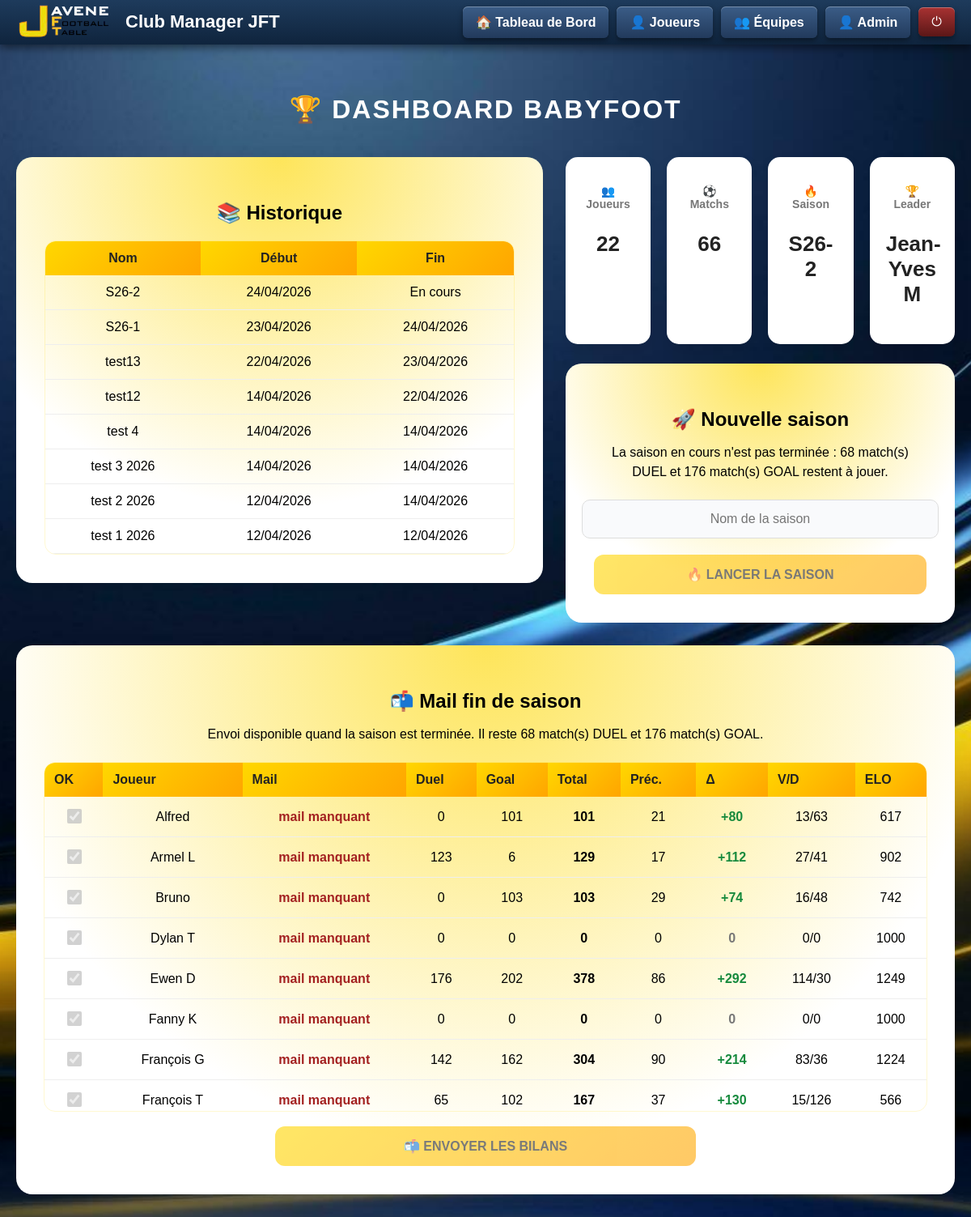
The page /admin/season on the database its author committed.
### app.py (models this page shows)
class Season(db.Model):
    id = db.Column(db.Integer, primary_key=True)
    name = db.Column(db.String(100))
    active = db.Column(db.Boolean, default=True)
    date_start = db.Column(db.DateTime, default=datetime.datetime.utcnow)
    date_end = db.Column(db.DateTime)

class Player(db.Model):
    id = db.Column(db.Integer, primary_key=True)
    name = db.Column(db.String(100))
    mail = db.Column(db.String(200))
    photo = db.Column(db.String(200), default="/static/img/default.png")
    sexe = db.Column(db.String(1), default="M")
    actif = db.Column(db.Boolean, default=True)
    team = db.Column(db.String(1))  # "A", "B" ou NULL
    force_team_b = db.Column(db.Boolean, default=False)
    card_background = db.Column(db.String(200))
    card_video = db.Column(db.String(200), nullable=True)
    duel = db.Column(db.Integer, default=0)
    goal = db.Column(db.Integer, default=0)
    goal_won = db.Column(db.Integer, default=0)
    matches = db.Column(db.Integer, default=0)
    matches_duel = db.Column(db.Integer, default=0)
    matches_goal = db.Column(db.Integer, default=0)
    wins = db.Column(db.Integer, default=0)
    losses = db.Column(db.Integer, default=0)
    elo = db.Column(db.Integer, default=1000)
    membre_club = db.Column(db.Boolean, default=True)
    interclub = db.Column(db.Boolean, default=False)
    interclub_wins = db.Column(db.Integer, default=0)
    atelier_duel = db.Column(db.Boolean, default=True)
    atelier_goal = db.Column(db.Boolean, default=True)
    external_club = db.Column(db.String(100))
    club_logo = db.Column(db.String(200))
    dette = db.Column(db.Float, default=0)
    chbb = db.Column(db.Boolean, default=False)
    chbb_count = db.Column(db.Integer, default=3)
    chbb_date1 = db.Column(db.String(50))
    chbb_date2 = db.Column(db.String(50))
    chbb_date3 = db.Column(db.String(50))

### app.py (the view)
@app.route("/admin/season")
def admin_season():
    seasons = Season.query.order_by(Season.date_start.desc()).all()
    current = Season.query.filter_by(active=True).first()
    players = Player.query.filter_by(membre_club=True, actif=True).all()
    matches = Match.query.filter_by(season_id=current.id).all() if current else []
    top_elo = (
        Player.query
        .filter_by(membre_club=True, actif=True)
        .order_by(Player.elo.desc())
        .first()
    )
    remaining_matches, duel_remaining, goal_remaining = get_remaining_matches_for_season(current)
    season_mail_rows = build_season_mail_rows()
    can_send_season_mails = bool(current) and not remaining_matches
    return render_template(
        "admin_season.html",
        seasons=seasons,
        current_season=current,
        players=players,
        matches=matches,
        top_elo=top_elo,
        remaining_matches=remaining_matches,
        duel_remaining=duel_remaining,
        goal_remaining=goal_remaining,
        season_mail_rows=season_mail_rows,
        can_send_season_mails=can_send_season_mails
    )

### app.py (called while the page is built)
def get_played_pairs_for_season(season):
    if not season:
        return set()
    matches = Match.query.filter_by(season_id=season.id).all()
    return {
        (min(m.playerA_id, m.playerB_id), max(m.playerA_id, m.playerB_id), m.type)
        for m in matches
        if m.playerA_id and m.playerB_id
    }

def get_latest_previous_stat(player_id):
    return (
        PlayerSeasonStats.query
        .filter_by(player_id=player_id)
        .order_by(PlayerSeasonStats.season_id.desc())
        .first()
    )

@app.after_request
def add_header(response):
    response.headers["Cache-Control"] = "no-store"
    return response

### templates/admin_season.html
{% extends "base.html" %}
{% block content %}
<div class="admin-container">
    <h1>🏆 Dashboard Babyfoot</h1>
    <div class="season-layout">
        <div class="season-column season-column-left">
            <div class="fut-card">
                <h2>📚 Historique</h2>
                <div class="season-table-scroll">
                    <table class="admin-table">
                        <thead>
                            <tr>
                                <th>Nom</th>
                                <th>Début</th>
                                <th>Fin</th>
                            </tr>
                        </thead>
                        <tbody>
                            {% for s in seasons %}
                            <tr>
                                <td>{{ s.name }}</td>
                                <td>{{ s.date_start.strftime('%d/%m/%Y') }}</td>
                                <td>
                                    {% if s.date_end %}
                                        {{ s.date_end.strftime('%d/%m/%Y') }}
                                    {% else %}
                                        En cours
                                    {% endif %}
                                </td>
                            </tr>
                            {% endfor %}
                        </tbody>
                    </table>
                </div>
            </div>
        </div>
        <div class="season-column season-column-right">
            <div class="dashboard-grid">
                <div class="stat-card">
                    <h3>👥 Joueurs</h3>
                    <p>{{ players|length }}</p>
                </div>
                <div class="stat-card">
                    <h3>⚽ Matchs</h3>
                    <p>{{ matches|length }}</p>
                </div>
                <div class="stat-card">
                    <h3>🔥 Saison</h3>
                    <p>{{ current_season.name if current_season else "Aucune" }}</p>
                </div>
                <div class="stat-card">
                    <h3>🏆 Leader</h3>
                    <p>{{ top_elo.name if top_elo else "-" }}</p>
                </div>
            </div>
            <div class="fut-card">
                <h2>🚀 Nouvelle saison</h2>
                {% if current_season and remaining_matches %}
                <p class="season-message">
                    La saison en cours n'est pas terminée :
                    {{ duel_remaining|length }} match(s) DUEL et
                    {{ goal_remaining|length }} match(s) GOAL restent à jouer.
                </p>
                {% else %}
                <p class="season-message">Créer une nouvelle saison remet à zéro les stats, classements, historiques et le graphe ELO de la saison courante.</p>
                {% endif %}
                <form method="POST"
                      action="/admin/season/new"
                      class="season-form"
                      onsubmit="return confirm('⚠️ Reset total. Continuer ?')">
                    <input type="text" name="name" placeholder="Nom de la saison" required>
                    <button class="btn-fut" {% if current_season and remaining_matches %}disabled{% endif %}>
                        🔥 Lancer la saison
                    </button>
                </form>
            </div>
        </div>
    </div>
    <div class="fut-card season-mail-card">
        <h2>📬 Mail fin de saison</h2>
        {% if current_season and remaining_matches %}
        <p class="season-message">
            Envoi disponible quand la saison est terminée.
            Il reste {{ duel_remaining|length }} match(s) DUEL et {{ goal_remaining|length }} match(s) GOAL.
        </p>
        {% else %}
        <p class="season-message">
            Les joueurs cochés recevront un bilan personnalisé avec comparaison à la saison précédente.
        </p>
        {% endif %}
        <form method="POST"
              action="/admin/season/send-mails"
              class="season-mail-form"
              onsubmit="return confirm('Envoyer les bilans de saison aux joueurs sélectionnés ?')">
            <div class="season-mail-table-scroll">
                <table class="admin-table season-mail-table">
                    <thead>
                        <tr>
                            <th>OK</th>
                            <th>Joueur</th>
                            <th>Mail</th>
                            <th>Duel</th>
                            <th>Goal</th>
                            <th>Total</th>
                            <th>Préc.</th>
                            <th>Δ</th>
                            <th>V/D</th>
                            <th>ELO</th>
                        </tr>
                    </thead>
                    <tbody>
                        {% for row in season_mail_rows %}
                        <tr>
                            <td>
                                <input type="checkbox"
                                       name="player_ids"
                                       value="{{ row.player.id }}"
                                       checked
                                       {% if not row.has_mail %}disabled{% endif %}>
                            </td>
                            <td>{{ row.player.name }}</td>
                            <td>
                                {% if row.player.mail %}
                                {{ row.player.mail }}
                                {% else %}
                                <span class="mail-missing">mail manquant</span>
                                {% endif %}
                            </td>
                            <td>{{ row.current.duel }}</td>
                            <td>{{ row.current.goal }}</td>
                            <td><b>{{ row.current.total }}</b></td>
                            <td>{{ row.previous.total }}</td>
                            <td class="{% if row.delta_total > 0 %}delta-up{% elif row.delta_total < 0 %}delta-down{% else %}delta-flat{% endif %}">
                                {% if row.delta_total > 0 %}+{% endif %}{{ row.delta_total }}
                            </td>
                            <td>{{ row.current.wins }}/{{ row.current.losses }}</td>
                            <td>{{ row.current.elo }}</td>
                        </tr>
                        {% endfor %}
                    </tbody>
                </table>
            </div>
            <button class="btn-fut btn-mail" {% if not can_send_season_mails %}disabled{% endif %}>
                📬 Envoyer les bilans
            </button>
        </form>
    </div>
</div>
{% endblock %}

### static/css/style.css (style rules this page uses)
body { margin: 0; font-family: Arial; }
.fut-card { position: relative; width: 280px; font-family: Arial; text-align: center; color: black; }

### static/css/admin_season.css (style rules this page uses)
body.admin_season { margin: 0; background-image: url("/static/img/background/background-12.png"); background-size: cover; background-position: center; background-repeat: no-repeat; background-attachment: fixed; min-height: 100vh; font-family: 'Poppins', sans-serif; color: #222; }
.admin-container { margin: auto; padding: 40px 20px; width: min(100%, 1480px); box-sizing: border-box; }
.season-layout { display: grid; grid-template-columns: minmax(0, 1.15fr) minmax(360px, 0.85fr); gap: 28px; align-items: start; }
.season-column { display: flex; flex-direction: column; gap: 24px; }
.season-column-right { min-width: 0; }
.dashboard-grid { display: grid; grid-auto-flow: column; gap: 20px; width: 100%; }
.stat-card { background: #fff; border-radius: 15px; padding: 20px; text-align: center; box-shadow: 0 10px 20px rgba(0,0,0,0.08); transition: 0.3s; position: relative; overflow: hidden; }
.stat-card::before { content: ""; position: absolute; inset: 0; background: radial-gradient(circle at top, rgba(255,215,0,0.25), transparent 70%); opacity: 0; transition: 0.4s; }
.stat-card h3 { font-size: 14px; color: #777; margin-bottom: 10px; }
.stat-card p { font-size: 26px; font-weight: bold; color: #222; }
.fut-card, .stat-card { animation: fadeUp 0.6s ease; }
.admin-container h1 { text-align: center; font-size: 32px; margin-bottom: 40px; text-transform: uppercase; letter-spacing: 2px; color:white; }
.admin-container h2 { margin-bottom: 15px; text-align: center; }
.fut-card { position: relative; width: 100%; margin: 0; padding: 35px; background: #ffffff; border-radius: 20px; box-shadow: 0 10px 30px rgba(0, 0, 0, 0.08); overflow: hidden; text-align: center; box-sizing: border-box; }
.fut-card::before { content: ""; position: absolute; inset: 0; background: radial-gradient(circle at top, rgba(253, 215, 2, 0.652), transparent 70%); animation: glowMove 8s linear infinite; z-index: 1; }
.fut-card::after { content: ""; position: absolute; inset: 0; background: linear-gradient(120deg, transparent 40%, rgba(255, 255, 255, 0.6), transparent 70%); opacity: 0; transition: 0.4s; z-index: 2; }
.fut-card>* { position: relative; z-index: 3; }
.season-message { margin: 0 0 22px; line-height: 1.5; }
.season-form { display: flex; flex-direction: column; gap: 20px; align-items: center; }
.season-form input { width: 100%; max-width: 420px; padding: 14px; border-radius: 10px; border: 1px solid #ddd; background: #f9fafc; color: #222; font-size: 16px; text-align: center; transition: 0.3s; }
.btn-fut:disabled { opacity: 0.6; cursor: not-allowed; transform: none; box-shadow: none; }
.btn-fut { width: 100%; max-width: 420px; padding: 15px; border-radius: 12px; border: none; background: linear-gradient(135deg, gold, orange); color: #222; font-weight: bold; font-size: 16px; cursor: pointer; text-transform: uppercase; transition: 0.3s; }
.admin-table { width: 100%; border-collapse: collapse; border-radius: 12px; overflow: hidden; }
.season-table-scroll { margin-top: 20px; max-height: 560px; overflow-y: auto; border-radius: 14px; border: 1px solid rgba(255, 215, 0, 0.18); }
.admin-table th { background: linear-gradient(135deg, gold, orange); color: #222; padding: 12px; position: sticky; top: 0; z-index: 2; }
.admin-table td { padding: 12px; text-align: center; border-bottom: 1px solid #eee; }
.season-mail-card { margin-top: 28px; text-align: left; }
.season-mail-card h2, .season-mail-card .season-message { text-align: center; }
.season-mail-form { display: flex; flex-direction: column; gap: 18px; align-items: center; }
.season-mail-table-scroll { width: 100%; max-height: 430px; overflow: auto; border-radius: 14px; border: 1px solid rgba(255, 215, 0, 0.18); }
.season-mail-table { width: 100%; min-width: 1040px; }
.season-mail-table th, .season-mail-table td { white-space: nowrap; }
.season-mail-table input[type="checkbox"] { width: 18px; height: 18px; accent-color: orange; }
.mail-missing { color: #a32020; font-weight: bold; }
.delta-up { color: #168a3d; font-weight: bold; }
.delta-flat { color: #777; font-weight: bold; }
.btn-mail { max-width: 520px; }

### rows shown on the page
Season: name "S26-2", date_start "24/04/2026", shows "En cours"
Season: name "S26-1", date_start "23/04/2026", date_end "24/04/2026"
Season: name "test13", date_start "22/04/2026", date_end "23/04/2026"
Season: name "test12", date_start "14/04/2026", date_end "22/04/2026"
Season: name "test 4", date_start "14/04/2026", date_end "14/04/2026"
Season: name "test 3 2026", date_start "14/04/2026", date_end "14/04/2026"
Season: name "test 2 2026", date_start "12/04/2026", date_end "14/04/2026"
Season: name "test 1 2026", date_start "12/04/2026", date_end "12/04/2026"
Player: name "Jean-Yves M"
Player: player.name "Alfred", current.elo "617"
Player: player.name "Armel L", shows "mail manquant", current.duel "123", current.goal "6", current.total "129", previous.total "17", delta_total "112", current.wins "27", current.losses "41", current.elo "902"
Player: player.name "Bruno", current.elo "742"
Player: player.name "Dylan T", current.elo "1000"
Player: player.name "Ewen D", shows "mail manquant", current.duel "176", current.goal "202", current.total "378", previous.total "86", delta_total "292", current.wins "114", current.losses "30", current.elo "1249"
Player: player.name "Fanny K", current.elo "1000"
Player: player.name "François G", shows "mail manquant", current.duel "142", current.goal "162", current.total "304", previous.total "90", delta_total "214", current.wins "83", current.losses "36", current.elo "1224"
Player: player.name "François T", shows "mail manquant", current.duel "65", current.goal "102", current.total "167", previous.total "37", delta_total "130", current.wins "15", current.losses "126", current.elo "566"

### other values the page prints
{{ players|length }} "22"
{{ matches|length }} "66"
{{ duel_remaining|length }} "68"
{{ goal_remaining|length }} "176"
{{ row.current.duel }} "0" "0" "0" "0"
{{ row.current.goal }} "101" "103" "0" "0"
{{ row.current.total }} "101" "103" "0" "0"
{{ row.previous.total }} "21" "29" "0" "0"
{{ row.delta_total }} "80" "74" "0" "0"
{{ row.current.wins }} "13" "16" "0" "0"
{{ row.current.losses }} "63" "48" "0" "0"
